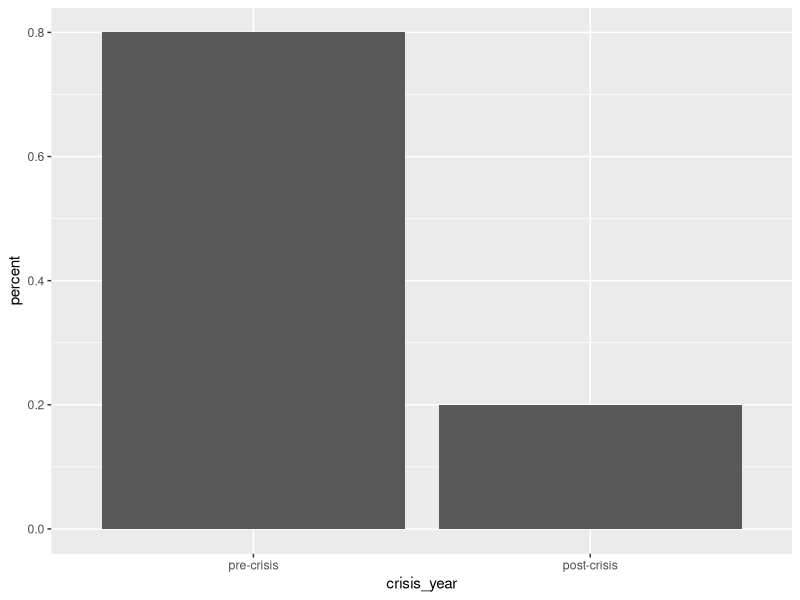
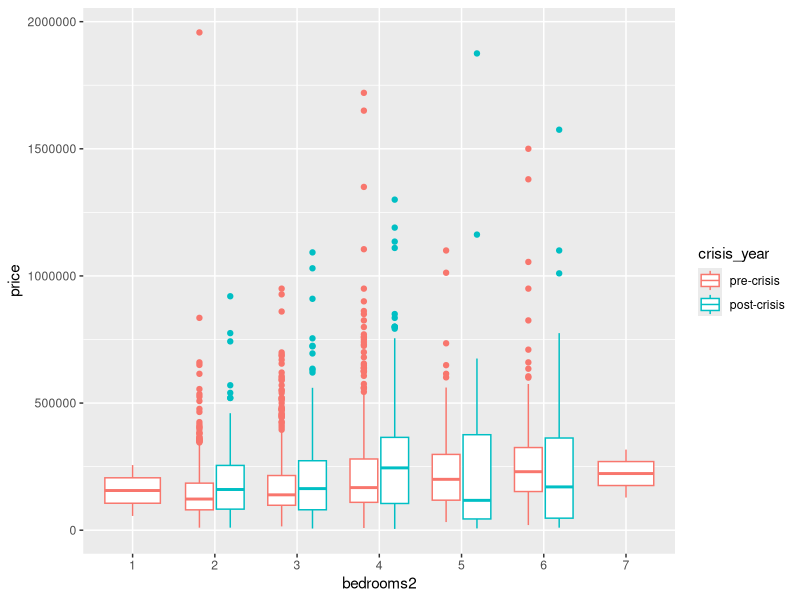
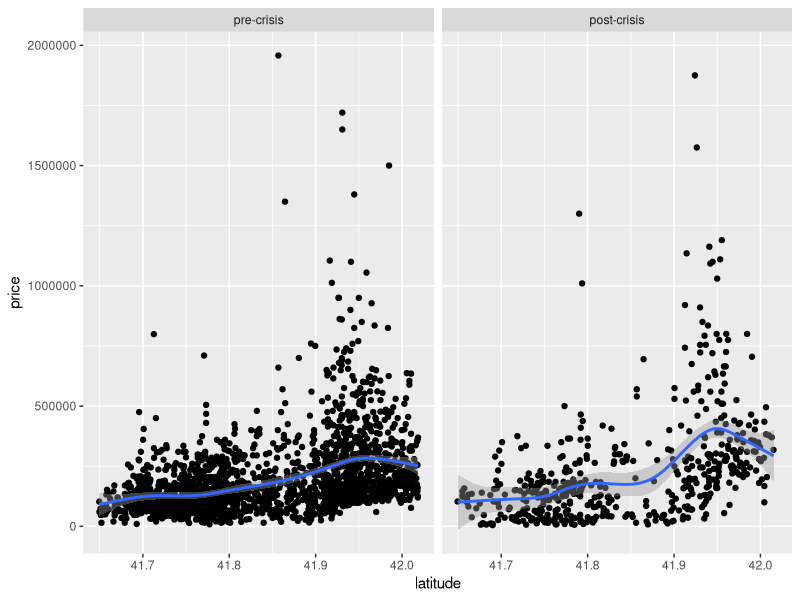
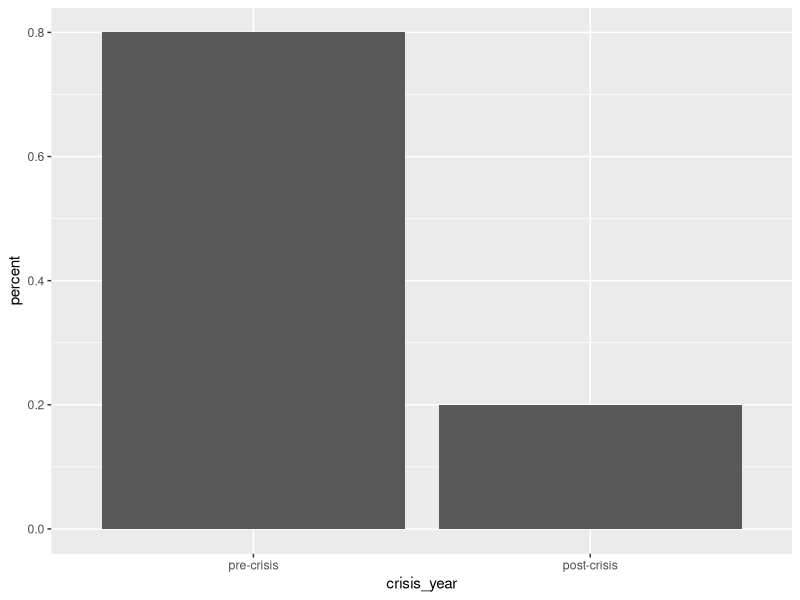
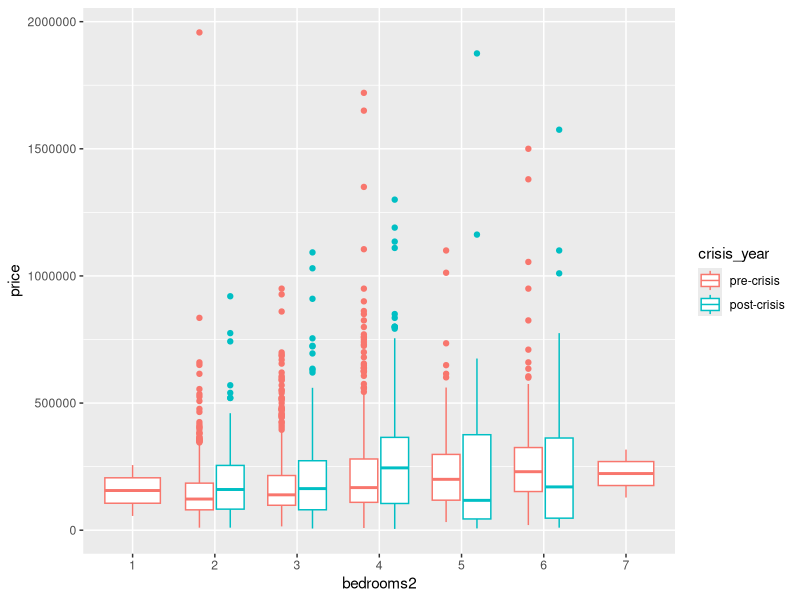

Write the R code that produced these figures, in order.
# Lab 4 Script: Spatial Data in R
# The University of Texas at San Antonio
# URP-5393: Urban Planning Methods II


#---- Instructions ----

# 1. [20 points] Open the R file "Lab5_Script.R" comment each line of code with its purpose 
# 2. [80 points] Open the R file "Lab5_Assignment.R" and answer the questions


#---- Part 2. Chicago Housing sales exploratory analysis

# 1. load the same Chicago housing sales data that we used in "Lab5Script.R" as a data.table object called `sales_chicago`

unzip(zipfile = "datasets/HSD_sample.csv.zip",exdir = "datasets") # same as line 84 in "Lab5Script.R"

library(data.table)
sales_chicago<-fread(input = "datasets/HSD_sample.csv") # same as line 87 in "Lab5Script.R"
setkey(sales_chicago,year,month)


# 2. Create an object called 'crisis_share' that shows the percentage of the sales in the total period that took place before and after the housing crisis (use year=>2008 as a crisis indicator)

sales_chicago[,crisis:=as.numeric(year>=2008)] # creates an indicator (dummy) variable for the pre-post crisis period - same as line 116 in "Lab5Script.R"

crisis_share<-sales_chicago[,.N,by=.(crisis)] # counts the number of obs before and after the crisis year

crisis_share[,crisis_year:=factor(crisis,levels = c(0,1),labels = c("pre-crisis","post-crisis"))] # optional - same as line 117 in "Lab5Script.R" - allows for better plotting

crisis_share[,percent:=N/sum(N)]


#3. Create a bar plot using the crisis_share object to show the differences between pre and post crisis in the share of sales. Save the graph as `githubuser_plot1.pdf`
# hint: remember to use stat='identity' argument. Explain why?

library(ggplot2)

ggplot(data = crisis_share,aes(x=crisis_year,y=percent))+
  geom_bar(stat = "identity")
ggsave("estebanlp_plot1.pdf")


#4. Using the `sales_chicago` object:
#     4.1 create a new ordered factor variable called `bedrooms2` using the `ordered()` function

sales_chicago[,bedrooms2:=ordered(bedrooms)]
#or
sales_chicago[,bedrooms2:=factor(bedrooms,ordered = TRUE)]

#     4.2 create a box-plot with `bedrooms2` on the x-axis, price on the y-axis and crisis_year in color

sales_chicago[,crisis_year:=as.numeric(year>=2008)]
sales_chicago[,crisis_year:=factor(crisis_year,levels = c(0,1),labels = c("pre-crisis","post-crisis"))]

ggplot(data = sales_chicago)+
  geom_boxplot(aes(x=bedrooms2,y=price,colour=crisis_year))

#     4.3 what happened to the medium price of housing sales with less than 4 bedrooms compared with housing sales with more than 4 bedrooms before and after the crisis?

# The medium price of housing sales of larger homes (4>) is lower after the crisis, whereas housing sales of smaller homes (<=4) is higher after the crisis

#     4.4 save your plot as `githubuser_plot2.pdf`
ggsave(filename = "estebanlp_plot2.pdf")


#5. BONUS [30 points]: Explore the data on your own and create a new plot. Make it meaningful. 
# it is well-know that wealth and housing prices are higher in the north and lower in the south.
# latitude is the geographical coordinates that go from north to south
# as it can be seen, the price increase after the crisis was much more higher in the norther parts than in the south
# this suggest that wealthier areas of Chicago were having an easier time recovering housing prices than the south

ggplot(data = sales_chicago,aes(x=latitude,y=price))+
  geom_point()+
  geom_smooth()+
  facet_grid(~crisis_year)
